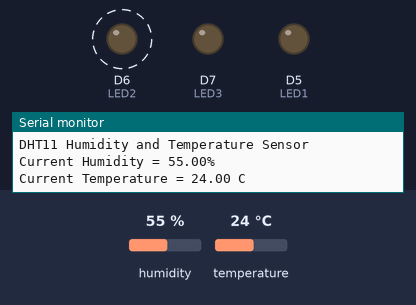
Simulated run of this sketch. Board: ESP8266 (NodeMCU). On the bench: output pins drawn as LEDs (lit = HIGH), the last lines printed to the serial monitor. Dashed ring = blinking. The test bench sets the inputs (shaded band); at power-on: humidity 55 %, temperature 24 °C.

Above: at 2.7 s.
2.8 s: humidity set to 58 %
6.3 s: humidity set to 62 %
At 6.9 s:
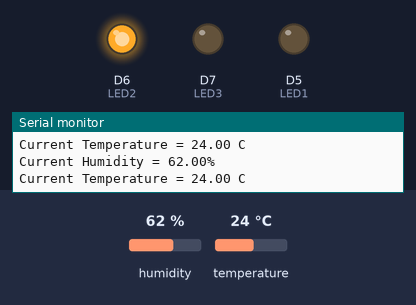
At 7.7 s:
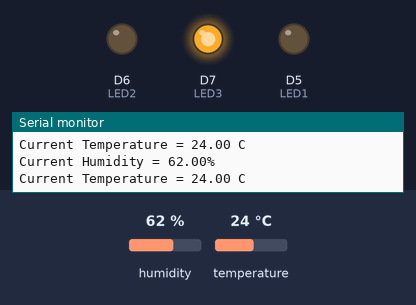
11.0 s: temperature set to 26 °C
12.8 s: temperature set to 29 °C
At 15.52 s:
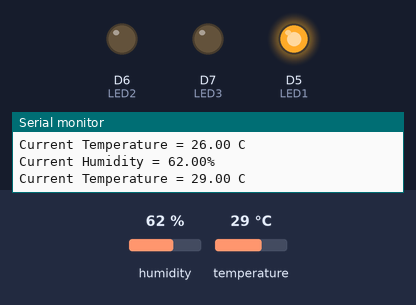
17.1 s: humidity set to 22 %
20.1 s: humidity set to 68 %
At 24.7 s:
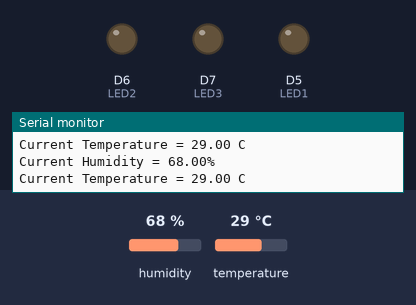
Timing chart, 0 to 25.8 s (numbered marks = the images above; inputs shaded):
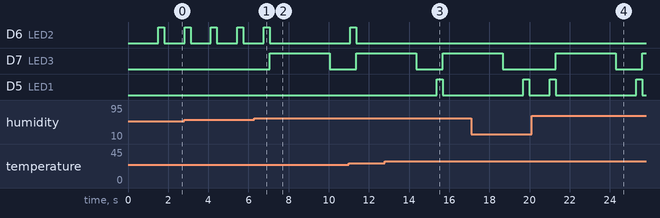

Measured:
- the behaviour switches between 60 and 61 % on humidity (found by bisection; images 0 and 1)
- the behaviour switches between 27 and 28 °C on temperature (found by bisection; images 2 and 3)
- after the input at 6.3 s, D6 (LED2): goes on until 7.1 s, then stays LOW; D7 (LED3): LOW → HIGH after 0.75 s, → LOW 3.0 s later
- after the input at 12.8 s, D6 (LED2): stays LOW (without the input it goes to HIGH after 2.6 s); D5 (LED1): LOW → HIGH after 2.6 s, → LOW 0.30 s later
- after the input at 20.1 s, D7 (LED3): LOW → HIGH after 1.2 s, → LOW 3.0 s later, → HIGH 1.3 s later; D5 (LED1): LOW → HIGH after 5.2 s, → LOW 0.30 s later
- by itself, D6 (LED2): alternates HIGH for 0.30 s and LOW for 1.0 s

The sketch:

temp.ino
```cpp
#include <DHTesp.h>
int LED1=D5;
int LED2=D6;
int LED3=D7;
#define dht_apin D0
DHTesp dht;
void setup() {
  pinMode(LED1, OUTPUT);
  pinMode(LED2, OUTPUT);
  pinMode(LED3, OUTPUT);
Serial.begin(9600);
delay(500);
Serial.println("DHT11 Humidity and Temperature Sensor");
delay(1000);
dht.setup(dht_apin, DHTesp::DHT11);
}
void loop()
{
float hum=dht.getHumidity();
float temp=dht.getTemperature();
Serial.print("Current Humidity = ");
Serial.print(hum);
Serial.println("%");
Serial.print("Current Temperature = ");
Serial.print(temp);
Serial.println(" C");
if(temp>27)
{
  for(int i=0;i<3;i++){
  digitalWrite(LED1,HIGH);
  delay(100);
  digitalWrite(LED1,LOW);}
}
if(temp<=27)
{
  for(int i=0;i<3;i++){
  digitalWrite(LED2,HIGH);
  delay(100);
  digitalWrite(LED2,LOW);}
}
 if(hum>60)
{
  for(int i=0;i<3;i++){
  digitalWrite(LED3,HIGH);
  delay(1000);
  digitalWrite(LED3,LOW);}
}
Serial.println();
delay(1000);
}
```
